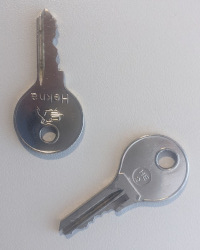
//> input picture tests/generalized_hough_mini_image.jpg, 200 x 250 px
$ ./run_length_morphology_demo ../generalized_hough_mini_image.jpg   (built with g++ and OpenCV 4)
//> lines starting //> are read from the running program, lines starting //| are printed output that depends on the picture; after the words box and inside, x2 and y2 are one past the last pixel; in counts of white or black regions, pixels touching at a corner belong together
#include <iostream>

#include "opencv2/imgproc.hpp"
#include "opencv2/ximgproc.hpp"
#include "opencv2/imgcodecs.hpp"
#include "opencv2/highgui.hpp"

using namespace std;
using namespace cv;
using namespace cv::ximgproc;

// Adapted from cv_timer in cv_utilities
class Timer {
public:
  Timer() : start_(0), time_(0) {}

  void start() { start_ = cv::getTickCount(); }

  void stop() {
    CV_Assert(start_ != 0);
    int64 end = cv::getTickCount();
    time_ += end - start_;
    start_ = 0;
  }

  double time() {
    double ret = time_ / cv::getTickFrequency();
    time_ = 0;
    return ret;
  }

private:
  int64 start_, time_;
};

static void
help() {

  printf("\nAllows to estimate the efficiency of the morphology operations implemented\n"
         "in ximgproc/run_length_morphology.cpp\n"
         "Call:\n  example_ximgproc_run_length_morphology_demo [image] -u=factor_upscaling image\n"
         "Similar to the morphology2 sample of the main opencv library it shows the use\n"
         "of rect, ellipse and cross kernels\n\n"
         "As rectangular and cross-shaped structuring elements are highly optimized in opencv_imgproc module,\n"
         "only with elliptical structuring elements a speedup is possible (e.g. for larger circles).\n"
         "Run-length morphology has advantages for larger images.\n"
         "You can verify this by upscaling your input with e.g. -u=2\n");
  printf("Hot keys: \n"
         "\tESC - quit the program\n"
         "\tr - use rectangle structuring element\n"
         "\te - use elliptic structuring element\n"
         "\tc - use cross-shaped structuring element\n"
         "\tSPACE - loop through all the options\n");
}

static void
print_introduction() {
  printf("\nFirst select a threshold for binarization.\n"
         "Then move the sliders for erosion/dilation or open/close operation\n\n"
         "The ratio between the time of the execution from opencv_imgproc\n"
         "and the code using run-length encoding will be displayed in the console\n\n");
}

Mat src, dst;

int element_shape = MORPH_ELLIPSE;

// the address of variable which receives trackbar position update
int max_size = 40;
int open_close_pos = 0;
int erode_dilate_pos = 0;
int nThreshold = 100;
cv::Mat binaryImage;
cv::Mat binaryRLE, dstRLE;
cv::Mat rlePainted;

static void
PaintRLEToImage(cv::Mat& rleImage, cv::Mat& res, unsigned char uValue) {
  res = cv::Scalar(0);
  rl::paint(res, rleImage, Scalar((double)uValue));
}

static bool
AreImagesIdentical(cv::Mat& image1, cv::Mat& image2) {
  cv::Mat diff;
  cv::absdiff(image1, image2, diff);
  int nDiff = cv::countNonZero(diff);
  return (nDiff == 0);
}

// callback function for open/close trackbar
static void
OpenClose(int, void*) {
  int n = open_close_pos - max_size;
  int an = n > 0 ? n : -n;
  Mat element = getStructuringElement(element_shape, Size(an * 2 + 1, an * 2 + 1), Point(an, an));
  Timer timer;
  timer.start();
  if(n < 0)
    morphologyEx(binaryImage, dst, MORPH_OPEN, element);
  else
    morphologyEx(binaryImage, dst, MORPH_CLOSE, element);
  timer.stop();
  double imgproc_duration = timer.time();

  element = rl::getStructuringElement(element_shape, Size(an * 2 + 1, an * 2 + 1));

  Timer timer2;
  timer2.start();
  if(n < 0)
    rl::morphologyEx(binaryRLE, dstRLE, MORPH_OPEN, element, true);
  else
    rl::morphologyEx(binaryRLE, dstRLE, MORPH_CLOSE, element, true);

  timer2.stop();
  double rl_duration = timer2.time();
  cout << "ratio open/close duration: " << rl_duration / imgproc_duration << " (run-length: " << rl_duration << ", pixelwise: " << imgproc_duration << " )"
       << std::endl;

  PaintRLEToImage(dstRLE, rlePainted, (unsigned char)255);
  if(!AreImagesIdentical(dst, rlePainted)) {
    cout << "error result image are not identical" << endl;
  }

  imshow("Open/Close", rlePainted);
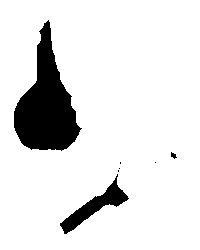
//> window 'Open/Close': 250 rows x 200 cols, CV_8UC1; 88.8% white; 7 black regions (4 under 20 px), largest, box (x1, y1, x2, y2) and area: (14, 20, 82, 151) 4512, (60, 174, 129, 234) 1050, (171, 152, 177, 159) 24
}

// callback function for erode/dilate trackbar
static void
ErodeDilate(int, void*) {
  int n = erode_dilate_pos - max_size;
  int an = n > 0 ? n : -n;
  Mat element = getStructuringElement(element_shape, Size(an * 2 + 1, an * 2 + 1), Point(an, an));
  Timer timer;
  timer.start();
  if(n < 0)
    erode(binaryImage, dst, element);
  else
    dilate(binaryImage, dst, element);
  timer.stop();
  double imgproc_duration = timer.time();

  element = rl::getStructuringElement(element_shape, Size(an * 2 + 1, an * 2 + 1));

  Timer timer2;
  timer2.start();
  if(n < 0)
    rl::erode(binaryRLE, dstRLE, element, true);
  else
    rl::dilate(binaryRLE, dstRLE, element);
  timer2.stop();
  double rl_duration = timer2.time();

  PaintRLEToImage(dstRLE, rlePainted, (unsigned char)255);
  cout << "ratio erode/dilate duration: " << rl_duration / imgproc_duration << " (run-length: " << rl_duration << ", pixelwise: " << imgproc_duration << " )"
       << std::endl;

  if(!AreImagesIdentical(dst, rlePainted)) {
    cout << "error result image are not identical" << endl;
  }

  imshow("Erode/Dilate", rlePainted);
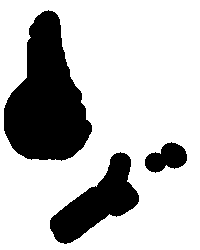
//> window 'Erode/Dilate': 250 rows x 200 cols, CV_8UC1; 74.8% white; 3 black regions, box (x1, y1, x2, y2) and area: (4, 10, 92, 161) 8165, (50, 152, 139, 244) 3581, (145, 142, 187, 173) 831
}

static void
OnChangeThreshold(int, void*) {
  threshold(src, binaryImage, (double)nThreshold, 255.0, THRESH_BINARY);
  rl::threshold(src, binaryRLE, (double)nThreshold, THRESH_BINARY);
  imshow("Threshold", binaryImage);
}

int
main(int argc, char** argv) {
  cv::CommandLineParser parser(argc, argv, "{help h||}{ @image | ../data/aloeL.jpg | }{u| |}");
  if(parser.has("help")) {
    help();
    return 0;
  }
  std::string filename = parser.get<std::string>("@image");

  cv::Mat srcIn;
  if((srcIn = imread(filename, IMREAD_GRAYSCALE)).empty()) {
    help();
    return -1;
  }
  int nScale = 1;
  if(parser.has("u")) {
    int theScale = parser.get<int>("u");
    if(theScale > 1)
      nScale = theScale;
  }

  if(nScale == 1)
    src = srcIn;
  else
    cv::resize(srcIn, src, cv::Size(srcIn.rows * nScale, srcIn.cols * nScale));

  cout << "scale factor read " << nScale << endl;

  print_introduction();

  // create windows for output images
  namedWindow("Open/Close", 1);
  namedWindow("Erode/Dilate", 1);
  namedWindow("Threshold", 1);

  open_close_pos = erode_dilate_pos = max_size - 10;
  createTrackbar("size s.e.", "Open/Close", &open_close_pos, max_size * 2 + 1, OpenClose);
  createTrackbar("size s.e.", "Erode/Dilate", &erode_dilate_pos, max_size * 2 + 1, ErodeDilate);
  createTrackbar("threshold", "Threshold", &nThreshold, 255, OnChangeThreshold);
  OnChangeThreshold(0, 0);
  rlePainted.create(cv::Size(src.cols, src.rows), CV_8UC1);

  for(;;) {
    OpenClose(open_close_pos, 0);
    ErodeDilate(erode_dilate_pos, 0);
    char c = (char)waitKey(0);
//> the 'e' key is pressed

    if(c == 27)
      break;
    if(c == 'e')
      element_shape = MORPH_ELLIPSE;
    else if(c == 'r')
      element_shape = MORPH_RECT;
    else if(c == 'c')
      element_shape = MORPH_CROSS;
    else if(c == ' ')
      element_shape = (element_shape + 1) % 3;
  }

  return 0;
}
